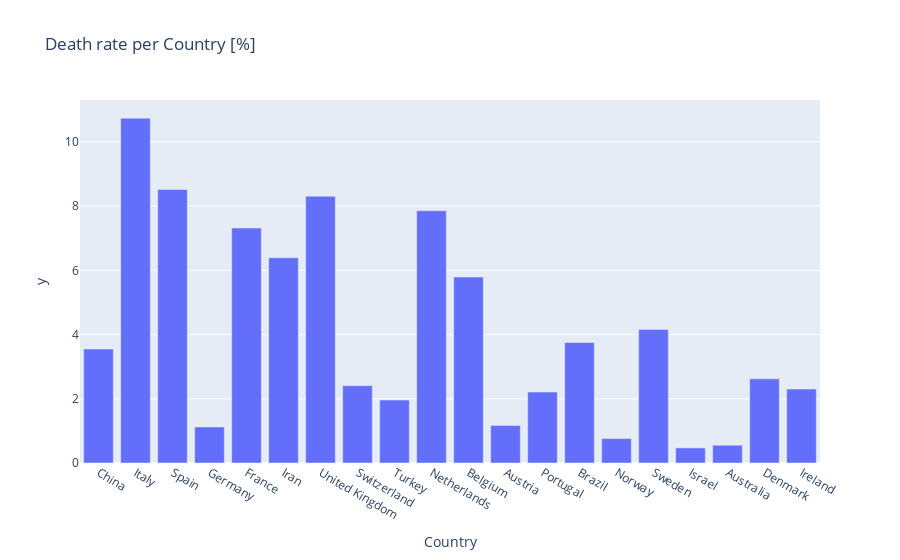

The cell this chart's notebook holds for it:
### Code cell
death_rate = (covid_per_country['Deaths'] / covid_per_country['Confirmed']) * 100
px.bar(covid_per_country[:20], x = 'Country', y=death_rate[:20], title='Death rate per Country [%]')

### Figure 1 — Plotly figure (JSON) as saved in the notebook; plotly's stock layout.template omitted (floating-point values rounded to 4 significant figures)
{"data": [{"alignmentgroup": "True", "hoverlabel": {"namelength": 0}, "hovertemplate": "Country=%{x}<br>y=%{y}", "legendgroup": "", "marker": {"color": "#636efa"}, "name": "", "offsetgroup": "", "orientation": "v", "showlegend": false, "textposition": "auto", "type": "bar", "x": ["China", "Italy", "Spain", "Germany", "France", "Iran", "United Kingdom", "Switzerland", "Turkey", "Netherlands", "Belgium", "Austria", "Portugal", "Brazil", "Norway", "Sweden", "Israel", "Australia", "Denmark", "Ireland"], "xaxis": "x", "y": [3.548, 10.74, 8.516, 1.123, 7.317, 6.39, 8.305, 2.408, 1.959, 7.855, 5.792, 1.169, 2.208, 3.752, 0.7608, 4.161, 0.4697, 0.5539, 2.621, 2.301], "yaxis": "y"}], "layout": {"autosize": true, "barmode": "relative", "legend": {"tracegroupgap": 0}, "title": {"text": "Death rate per Country [%]"}, "xaxis": {"anchor": "y", "autorange": true, "domain": [0, 1], "range": [-0.5, 19.5], "title": {"text": "Country"}, "type": "category"}, "yaxis": {"anchor": "x", "autorange": true, "domain": [0, 1], "range": [0, 11.3], "title": {"text": "y"}, "type": "linear"}}}
